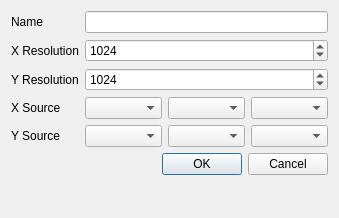
<?xml version="1.0" encoding="UTF-8"?>
<ui version="4.0">
 <class>Hist2DDialog</class>
 <widget class="QDialog" name="Hist2DDialog">
  <property name="geometry">
   <rect>
    <x>0</x>
    <y>0</y>
    <width>339</width>
    <height>218</height>
   </rect>
  </property>
  <property name="windowTitle">
   <string>Hist2D</string>
  </property>
  <layout class="QFormLayout" name="formLayout">
   <item row="0" column="0">
    <widget class="QLabel" name="label">
     <property name="text">
      <string>Name</string>
     </property>
    </widget>
   </item>
   <item row="0" column="1">
    <widget class="QLineEdit" name="le_name"/>
   </item>
   <item row="1" column="0">
    <widget class="QLabel" name="label_2">
     <property name="text">
      <string>X Resolution</string>
     </property>
    </widget>
   </item>
   <item row="1" column="1">
    <widget class="QSpinBox" name="spin_xResolution">
     <property name="minimum">
      <number>1</number>
     </property>
     <property name="maximum">
      <number>8192</number>
     </property>
     <property name="value">
      <number>1024</number>
     </property>
    </widget>
   </item>
   <item row="2" column="0">
    <widget class="QLabel" name="label_3">
     <property name="text">
      <string>Y Resolution</string>
     </property>
    </widget>
   </item>
   <item row="2" column="1">
    <widget class="QSpinBox" name="spin_yResolution">
     <property name="minimum">
      <number>1</number>
     </property>
     <property name="maximum">
      <number>8192</number>
     </property>
     <property name="value">
      <number>1024</number>
     </property>
    </widget>
   </item>
   <item row="3" column="0">
    <widget class="QLabel" name="label_4">
     <property name="text">
      <string>X Source</string>
     </property>
    </widget>
   </item>
   <item row="3" column="1">
    <layout class="QHBoxLayout" name="horizontalLayout">
     <item>
      <widget class="QComboBox" name="eventX"/>
     </item>
     <item>
      <widget class="QComboBox" name="moduleX"/>
     </item>
     <item>
      <widget class="QComboBox" name="channelX"/>
     </item>
    </layout>
   </item>
   <item row="4" column="0">
    <widget class="QLabel" name="label_5">
     <property name="text">
      <string>Y Source</string>
     </property>
    </widget>
   </item>
   <item row="4" column="1">
    <layout class="QHBoxLayout" name="horizontalLayout_2">
     <item>
      <widget class="QComboBox" name="eventY"/>
     </item>
     <item>
      <widget class="QComboBox" name="moduleY"/>
     </item>
     <item>
      <widget class="QComboBox" name="channelY"/>
     </item>
    </layout>
   </item>
   <item row="5" column="0" colspan="2">
    <widget class="QDialogButtonBox" name="buttonBox">
     <property name="orientation">
      <enum>Qt::Horizontal</enum>
     </property>
     <property name="standardButtons">
      <set>QDialogButtonBox::Cancel|QDialogButtonBox::Ok</set>
     </property>
    </widget>
   </item>
  </layout>
 </widget>
 <resources/>
 <connections>
  <connection>
   <sender>buttonBox</sender>
   <signal>accepted()</signal>
   <receiver>Hist2DDialog</receiver>
   <slot>accept()</slot>
   <hints>
    <hint type="sourcelabel">
     <x>216</x>
     <y>199</y>
    </hint>
    <hint type="destinationlabel">
     <x>157</x>
     <y>221</y>
    </hint>
   </hints>
  </connection>
  <connection>
   <sender>buttonBox</sender>
   <signal>rejected()</signal>
   <receiver>Hist2DDialog</receiver>
   <slot>reject()</slot>
   <hints>
    <hint type="sourcelabel">
     <x>216</x>
     <y>205</y>
    </hint>
    <hint type="destinationlabel">
     <x>225</x>
     <y>221</y>
    </hint>
   </hints>
  </connection>
 </connections>
</ui>
